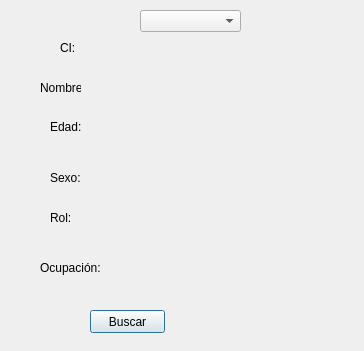
<?xml version="1.0" encoding="UTF-8"?>
<ui version="4.0">
 <class>Dialog</class>
 <widget class="QDialog" name="Dialog">
  <property name="geometry">
   <rect>
    <x>0</x>
    <y>0</y>
    <width>364</width>
    <height>351</height>
   </rect>
  </property>
  <property name="windowTitle">
   <string>Responsable de mayor consumo dada una marca</string>
  </property>
  <widget class="QLabel" name="label">
   <property name="geometry">
    <rect>
     <x>60</x>
     <y>40</y>
     <width>21</width>
     <height>16</height>
    </rect>
   </property>
   <property name="text">
    <string>CI:</string>
   </property>
  </widget>
  <widget class="QLabel" name="label_2">
   <property name="geometry">
    <rect>
     <x>40</x>
     <y>80</y>
     <width>41</width>
     <height>16</height>
    </rect>
   </property>
   <property name="text">
    <string>Nombre:</string>
   </property>
  </widget>
  <widget class="QLabel" name="label_3">
   <property name="geometry">
    <rect>
     <x>50</x>
     <y>120</y>
     <width>47</width>
     <height>13</height>
    </rect>
   </property>
   <property name="text">
    <string>Edad:</string>
   </property>
  </widget>
  <widget class="QLabel" name="label_4">
   <property name="geometry">
    <rect>
     <x>50</x>
     <y>170</y>
     <width>31</width>
     <height>16</height>
    </rect>
   </property>
   <property name="text">
    <string>Sexo:</string>
   </property>
  </widget>
  <widget class="QLabel" name="label_5">
   <property name="geometry">
    <rect>
     <x>50</x>
     <y>210</y>
     <width>21</width>
     <height>16</height>
    </rect>
   </property>
   <property name="text">
    <string>Rol:</string>
   </property>
  </widget>
  <widget class="QLabel" name="label_6">
   <property name="geometry">
    <rect>
     <x>40</x>
     <y>260</y>
     <width>61</width>
     <height>16</height>
    </rect>
   </property>
   <property name="text">
    <string>Ocupación:</string>
   </property>
  </widget>
  <widget class="QLabel" name="txt_ci">
   <property name="geometry">
    <rect>
     <x>140</x>
     <y>40</y>
     <width>71</width>
     <height>20</height>
    </rect>
   </property>
   <property name="text">
    <string/>
   </property>
  </widget>
  <widget class="QLabel" name="txt_nombre">
   <property name="geometry">
    <rect>
     <x>140</x>
     <y>80</y>
     <width>151</width>
     <height>20</height>
    </rect>
   </property>
   <property name="text">
    <string/>
   </property>
  </widget>
  <widget class="QLabel" name="txt_edad">
   <property name="geometry">
    <rect>
     <x>140</x>
     <y>120</y>
     <width>171</width>
     <height>16</height>
    </rect>
   </property>
   <property name="text">
    <string/>
   </property>
  </widget>
  <widget class="QLabel" name="txt_sexo">
   <property name="geometry">
    <rect>
     <x>140</x>
     <y>170</y>
     <width>141</width>
     <height>16</height>
    </rect>
   </property>
   <property name="text">
    <string/>
   </property>
  </widget>
  <widget class="QLabel" name="txt_rol">
   <property name="geometry">
    <rect>
     <x>140</x>
     <y>210</y>
     <width>171</width>
     <height>16</height>
    </rect>
   </property>
   <property name="text">
    <string/>
   </property>
  </widget>
  <widget class="QLabel" name="txt_ocupacion">
   <property name="geometry">
    <rect>
     <x>140</x>
     <y>260</y>
     <width>161</width>
     <height>16</height>
    </rect>
   </property>
   <property name="text">
    <string/>
   </property>
  </widget>
  <widget class="QPushButton" name="btn_buscar">
   <property name="geometry">
    <rect>
     <x>90</x>
     <y>310</y>
     <width>75</width>
     <height>23</height>
    </rect>
   </property>
   <property name="text">
    <string>Buscar</string>
   </property>
  </widget>
  <widget class="QComboBox" name="comboBox_buscar">
   <property name="geometry">
    <rect>
     <x>140</x>
     <y>10</y>
     <width>101</width>
     <height>22</height>
    </rect>
   </property>
  </widget>
 </widget>
 <resources/>
 <connections/>
</ui>
